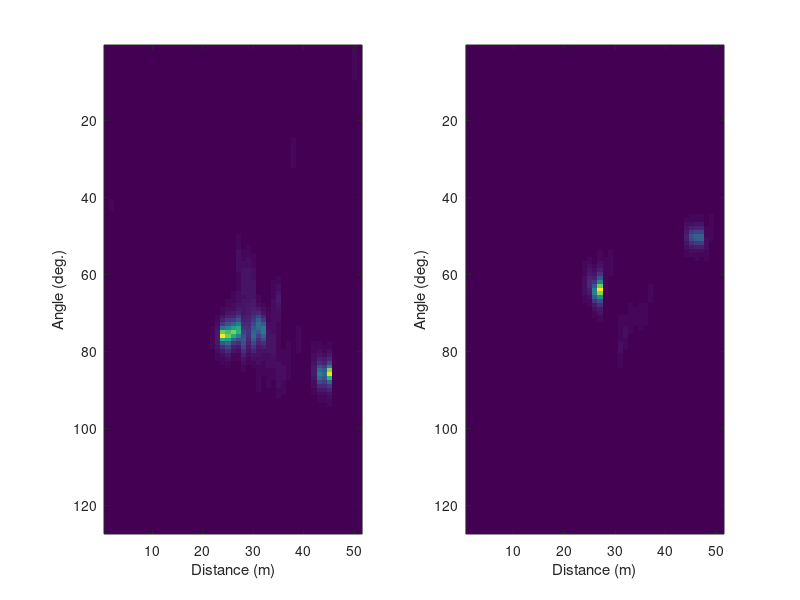

This figure's MATLAB source:
clear;
close all;
clc;

load('Test_Data.mat')

%%%%%%%%%%%%%%%%%%%%%%%%%%%%%%%%%%%%%%%%%%%%%%%%%%%%%%%%%%%%%%
%%% 실제 차량용 FMCW 레이더 데이터 샘플
%%% 좌회전 : 10장, 우회전 : 10장
%%% 각 데이터는 크기가 127 x 51인 행렬
%%% 10 x 127 x 51 : Cube expression of processed radar signal.
%%% 적절한 픽셀 크기로 라벨링 -> YOLO 네트워크 설계 후 돌려보기
%%%%%%%%%%%%%%%%%%%%%%%%%%%%%%%%%%%%%%%%%%%%%%%%%%%%%%%%%%%%%%

figure(1)
for ii = 1:1
    subplot(1, 2, 1) %subplot(m,n,p)는 현재 Figure를 mxn 그리드로 나누고, p로 지정된 위치에 좌표축을 만듭니다.
    
    % imagesc : 스케일링된 색으로 이미지 표시
    % squueze : 길이가 1인 차원을 제거한다. ^1.5는 해상도를 높여주는 역할을 한다.
    % 10 x 127 x 51 : Cube expression of processed radar signal.
    % 따라서 이 한 줄을 통해 각각의 숫자 데이터를 한 장의 사진으로 출력하는 것이다.
    % 10장의 이미지는 곧 높이가 10인 CUBE라고 생각하면 된다.
    % 따라서 첫번째 이미지는 높이가 1인 영역을 그렸을 때 이미지
    % 따라서 각 이미지에서 라벨링할 점에 대응되는 데이터값의 특징들을 보고 이에 맞는 함수를 적용시켜서 자동 라벨링 할 수 있도록 하면 된다. 
    imagesc(squeeze(left_turn_Data(ii, :, :).^1.5)); % 좌회전 차량
    xlabel('Distance (m)')
    ylabel('Angle (deg.)')
    
    subplot(1, 2, 2)
    imagesc(squeeze(right_turn_Data(ii, :, :).^1.5)); % 우회전
    xlabel('Distance (m)')
    ylabel('Angle (deg.)')
    
    pause(0.5);
end
